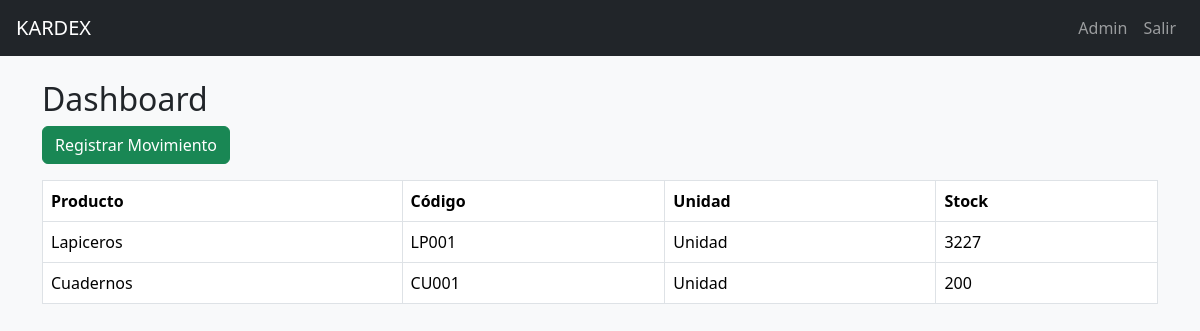
/dashboard (signed in), run on the app's committed database.
### tables this page shows
CREATE TABLE productos (
    id INTEGER PRIMARY KEY AUTOINCREMENT,
    nombre TEXT, codigo TEXT, unidad TEXT, stock_actual INTEGER DEFAULT 0
);

### app.py (the view)
@app.route('/dashboard')
def dashboard():
    if 'user' not in session:
        return redirect('/login')
    db = get_db()
    productos = db.execute("SELECT * FROM productos").fetchall()
    return render_template('dashboard.html', productos=productos, user=session['user'])

### app.py (called while the page is built)
def get_db():
    conn = sqlite3.connect('kardex.db')
    conn.row_factory = sqlite3.Row
    return conn

### templates/dashboard.html
{% extends "base.html" %}
{% block content %}
<h2>Dashboard</h2>
<a class="btn btn-success mb-3" href="/movimientos">Registrar Movimiento</a>
<table class="table table-bordered">
    <thead>
        <tr><th>Producto</th><th>Código</th><th>Unidad</th><th>Stock</th></tr>
    </thead>
    <tbody>
        {% for p in productos %}
        <tr>
            <td>{{ p.nombre }}</td>
            <td>{{ p.codigo }}</td>
            <td>{{ p.unidad }}</td>
            <td>{{ p.stock_actual }}</td>
        </tr>
        {% endfor %}
    </tbody>
</table>
{% endblock %}

### static/style.css (style rules this page uses)
body { background-color: #f8f9fa; }

### data on the page
productos: nombre "Lapiceros", codigo "LP001", unidad "Unidad", stock_actual "3227"
productos: nombre "Cuadernos", codigo "CU001", unidad "Unidad", stock_actual "200"

### other printed values
{{ user }} "Admin"
